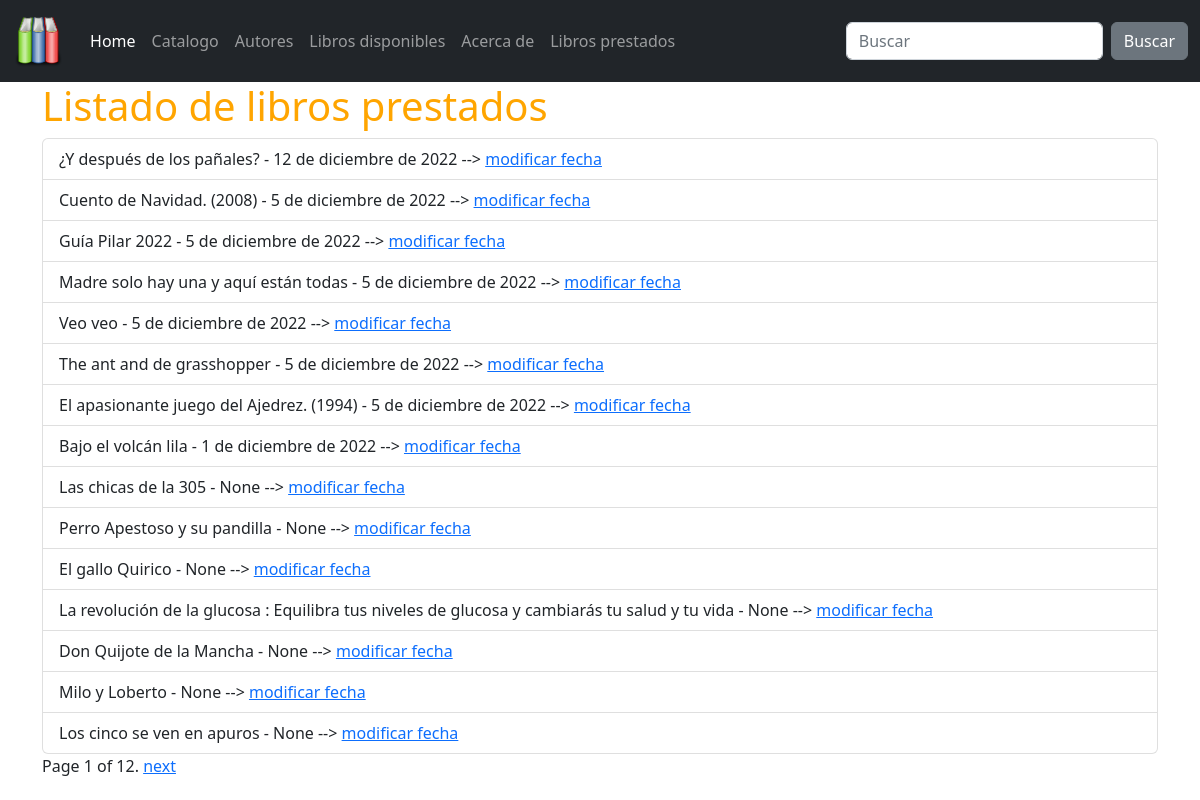
The page /catalogo/libros-prestados/ on the database as committed earlier.
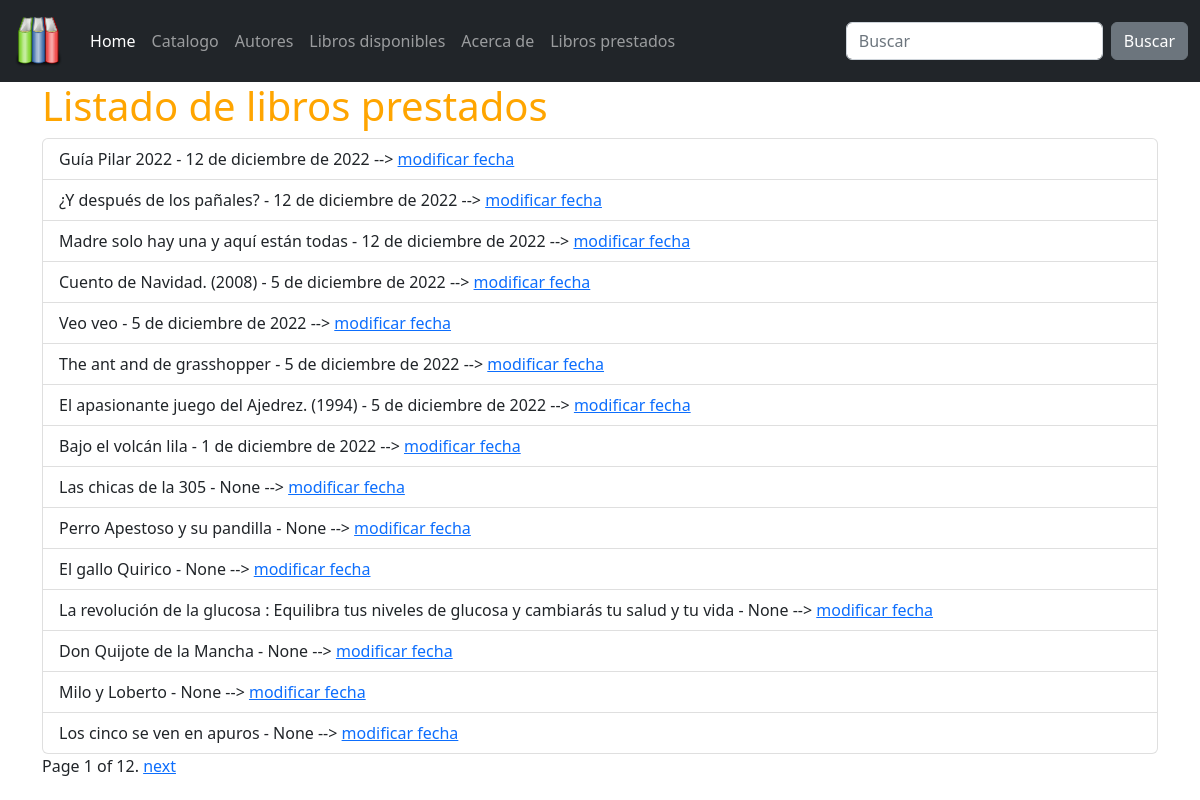
The same page on the database as committed later.
### catalog/models.py (models this page shows, shortened)
class BookInstance(models.Model):
    id = models.UUIDField(primary_key=True, default=uuid.uuid4, help_text="ID único para este libro particular en toda la biblioteca")
    book = models.ForeignKey('Book', on_delete=models.SET_NULL, null=True)
    imprint = models.CharField(max_length=200)
    due_back = models.DateField(null=True, blank=True)
    LOAN_STATUS = (
        ('m', 'Maintenance'),
        ('o', 'On loan'),
        ('a', 'Available'),
        ('r', 'Reserved'),
    )
    status = models.CharField(
        max_length=1,
        choices=LOAN_STATUS,
        blank=True,
        default='m',
        help_text='Disponibilidad del libro'
    )
    class Meta:
        ordering = ["due_back"]

class Book(models.Model):
    title = models.CharField(max_length=200)
    author = models.ForeignKey('Author',
        on_delete=models.SET_NULL, # que pasa si borramos el autor?
        null=True)  # puede ser nulo?
    summary = models.TextField(
        max_length=1000,
        help_text='Enter a brief description of the book',
        blank=True)
    isbn = models.CharField(
        'ISBN',
        max_length=13,
        help_text='13 Character <a href="https://www.isbn-international.org/content/what-isbn">ISBN number</a>')
    genre = models.ManyToManyField('Genre',
        help_text='Select a genre for this book')
    language = models.ForeignKey('Language', on_delete=models.SET_NULL, null=True)
    def display_genre(self):
        """
        Creates a string for the Genre. This is required to display genre in Admin.
        """
        return ', '.join([ genre.name for genre in self.genre.all()[:3] ])
    display_genre.short_description = 'Genre'

### catalog/views.py (the view)
# urls.py: path('libros-prestados/', LoanedBooksByUserListView.as_view(), name='libros-prestados'),
class LoanedBooksByUserListView(ListView):
    model = BookInstance
    template_name = 'catalog/book_borrowed.html'
    paginate_by = 15
    def get_queryset(self):
        return BookInstance.objects.filter(status__exact='o').order_by('-due_back')

### catalog/templates/catalog/book_borrowed.html (shortened to what this page needs)
{% extends 'base.html' %}
{% block content %}
<h1>Listado de libros prestados</h1>
<ul class="list-group">
    {% for libro in bookinstance_list %}
    <li class="list-group-item">{{ libro.book.title }} - {{ libro.due_back }} -->
        <a href="{% url 'renovar-fecha' libro.id %}">modificar fecha</a>
    </li>
    {% endfor %}
</ul>
{% if is_paginated %}
<div class="pagination">
    <span class="page-links">
        <span class="page-current">
            Page {{ page_obj.number }} of {{ page_obj.paginator.num_pages }}.
        </span>
        {% if page_obj.has_next %}
        <a href="{{ request.path }}?page={{ page_obj.next_page_number }}">next</a>
        {% endif %}
    </span>
</div>
{% endif %} {% endblock %}

### catalog/templates/base.html (shortened to what this page needs)
{% load static %}
<!DOCTYPE html>
<html lang="es">
  <head>
    <link
      href="https://cdn.jsdelivr.net/npm/bootstrap@5.2.2/dist/css/bootstrap.min.css"
      rel="stylesheet"
    />
    <link
      rel="stylesheet"
      href="https://cdn.jsdelivr.net/npm/bootstrap-icons@1.10.2/font/bootstrap-icons.css"
    />
    <link rel="stylesheet" href="{% static 'css/custom_styles.css' %}" />
  </head>
  <body>
    {% include "includes/nav.html" %}
    <div class="container">
    {% block content %}{% endblock %}</div>
  </body>
</html>

### catalog/templates/includes/nav.html (shortened to what this page needs)
{% load static %}
<nav class="navbar navbar-expand-lg navbar-dark bg-dark">
    <div class="container-fluid">
      <a class="navbar-brand" href="/"><img src="{% static 'img/libros.svg' %}" height="56px" alt="Library"></a>
      <div class="collapse navbar-collapse" id="navbarColor01">
        <ul class="navbar-nav me-auto">
          <li class="nav-item">
            <a class="nav-link active" href="#">Home
            </a>
          </li>
          <li class="nav-item">
            <a class="nav-link" href="/catalogo">Catalogo</a>
          </li>
          <li class="nav-item">
            <a class="nav-link" href="{% url 'autores' %}">Autores</a>
          </li>
          <li class="nav-item">
            <a class="nav-link" href="{% url 'libros' %}">Libros disponibles</a>
          </li>
          <li class="nav-item">
            <a class="nav-link" href="{% url 'acercade' %}">Acerca de</a>
          </li>
          <li class="nav-item">
            <a class="nav-link" href="{% url 'libros-prestados' %}">Libros prestados</a>
          </li>
        </ul>
        <form class="d-flex" action="{% url 'buscar' %}">
          <input class="form-control me-sm-2" type="text"
            name="q" placeholder="Buscar" {% if busqueda %} value="{{busqueda}}" {% endif %}
            required >
          <button class="btn btn-secondary my-2 my-sm-0" type="submit">Buscar</button>
        </form>
      </div>
    </div>
  </nav>

### catalog/static/css/custom_styles.css (style rules this page uses)
h1 { color: orange; }

Rows that differ between the two databases and show on the page:
changed BookInstance "Guía Pilar 2022": due_back "5 de diciembre de 2022" → "12 de diciembre de 2022"; moves up the list
changed BookInstance "Madre solo hay una y aquí están todas": due_back "5 de diciembre de 2022" → "12 de diciembre de 2022"; moves up the list
